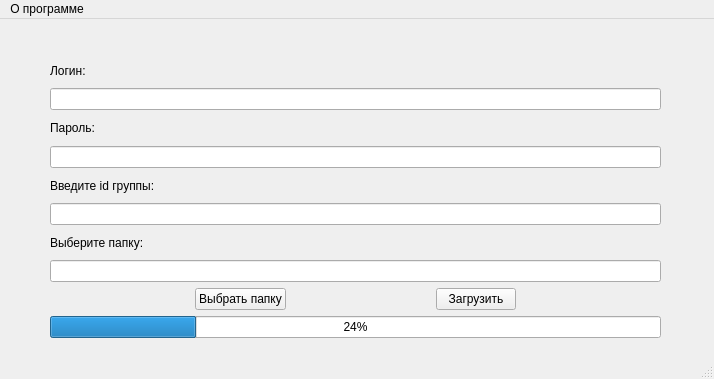
<?xml version="1.0" encoding="UTF-8"?>
<ui version="4.0">
 <class>MainWindow</class>
 <widget class="QMainWindow" name="MainWindow">
  <property name="geometry">
   <rect>
    <x>0</x>
    <y>0</y>
    <width>714</width>
    <height>379</height>
   </rect>
  </property>
  <property name="sizePolicy">
   <sizepolicy hsizetype="Preferred" vsizetype="Preferred">
    <horstretch>0</horstretch>
    <verstretch>0</verstretch>
   </sizepolicy>
  </property>
  <property name="minimumSize">
   <size>
    <width>714</width>
    <height>379</height>
   </size>
  </property>
  <property name="maximumSize">
   <size>
    <width>714</width>
    <height>379</height>
   </size>
  </property>
  <property name="windowTitle">
   <string>MainWindow</string>
  </property>
  <widget class="QWidget" name="centralwidget">
   <widget class="QWidget" name="gridLayoutWidget">
    <property name="geometry">
     <rect>
      <x>50</x>
      <y>40</y>
      <width>611</width>
      <height>279</height>
     </rect>
    </property>
    <layout class="QGridLayout" name="gridLayout">
     <property name="sizeConstraint">
      <enum>QLayout::SetDefaultConstraint</enum>
     </property>
     <item row="6" column="0">
      <widget class="QLineEdit" name="lineEdit"/>
     </item>
     <item row="2" column="0">
      <widget class="QLineEdit" name="lineEdit_3"/>
     </item>
     <item row="7" column="0">
      <widget class="QLabel" name="label_2">
       <property name="text">
        <string>Выберите папку:</string>
       </property>
      </widget>
     </item>
     <item row="8" column="0">
      <widget class="QLineEdit" name="lineEdit_2"/>
     </item>
     <item row="4" column="0">
      <widget class="QLineEdit" name="lineEdit_4"/>
     </item>
     <item row="3" column="0">
      <widget class="QLabel" name="label_4">
       <property name="text">
        <string>Пароль:</string>
       </property>
      </widget>
     </item>
     <item row="9" column="0">
      <layout class="QHBoxLayout" name="horizontalLayout_2">
       <item>
        <spacer name="horizontalSpacer">
         <property name="orientation">
          <enum>Qt::Horizontal</enum>
         </property>
         <property name="sizeHint" stdset="0">
          <size>
           <width>40</width>
           <height>20</height>
          </size>
         </property>
        </spacer>
       </item>
       <item>
        <widget class="QPushButton" name="pushButton">
         <property name="text">
          <string>Выбрать папку</string>
         </property>
        </widget>
       </item>
       <item>
        <spacer name="horizontalSpacer_3">
         <property name="orientation">
          <enum>Qt::Horizontal</enum>
         </property>
         <property name="sizeHint" stdset="0">
          <size>
           <width>40</width>
           <height>20</height>
          </size>
         </property>
        </spacer>
       </item>
       <item>
        <widget class="QPushButton" name="pushButton_2">
         <property name="text">
          <string>Загрузить</string>
         </property>
        </widget>
       </item>
       <item>
        <spacer name="horizontalSpacer_2">
         <property name="orientation">
          <enum>Qt::Horizontal</enum>
         </property>
         <property name="sizeHint" stdset="0">
          <size>
           <width>40</width>
           <height>20</height>
          </size>
         </property>
        </spacer>
       </item>
      </layout>
     </item>
     <item row="1" column="0">
      <widget class="QLabel" name="label_3">
       <property name="text">
        <string>Логин:</string>
       </property>
      </widget>
     </item>
     <item row="5" column="0">
      <widget class="QLabel" name="label">
       <property name="text">
        <string>Введите id группы:</string>
       </property>
      </widget>
     </item>
     <item row="10" column="0">
      <widget class="QProgressBar" name="progressBar">
       <property name="enabled">
        <bool>true</bool>
       </property>
       <property name="value">
        <number>24</number>
       </property>
       <property name="textVisible">
        <bool>true</bool>
       </property>
      </widget>
     </item>
    </layout>
   </widget>
  </widget>
  <widget class="QMenuBar" name="menubar">
   <property name="geometry">
    <rect>
     <x>0</x>
     <y>0</y>
     <width>714</width>
     <height>26</height>
    </rect>
   </property>
   <widget class="QMenu" name="menu">
    <property name="title">
     <string>О программе</string>
    </property>
   </widget>
   <addaction name="menu"/>
  </widget>
  <widget class="QStatusBar" name="statusbar"/>
 </widget>
 <resources/>
 <connections/>
</ui>
